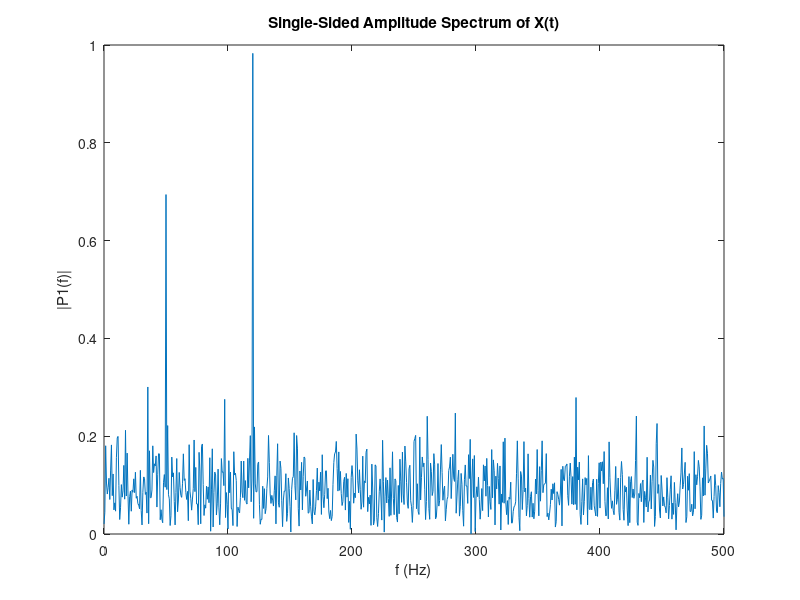

This figure's MATLAB source:
clc
clear
Fs = 1000;            % Sampling frequency                    
T = 1/Fs;             % Sampling period       
L = 1500;             % Length of signal
t = (0:L-1)*T;        % Time vector

S = 0.7*sin(2*pi*50*t) + sin(2*pi*120*t);
%plot(S)

X = S + 2*randn(size(t));

plot(1000*t(1:50),X(1:50))
title('Signal Corrupted with Zero-Mean Random Noise')
xlabel('t (milliseconds)')
ylabel('X(t)')

Y = fft(X);

P2 = abs(Y/L);
P1 = P2(1:L/2+1);
P1(2:end-1) = 2*P1(2:end-1);

f = Fs*(0:(L/2))/L;
plot(f,P1)
%plot(S)
title('Single-Sided Amplitude Spectrum of X(t)')
xlabel('f (Hz)')
ylabel('|P1(f)|')

% Y = fft(S);
% P2 = abs(Y/L);
% P1 = P2(1:L/2+1);
% P1(2:end-1) = 2*P1(2:end-1);
% 
% plot(f,P1) 
% title('Single-Sided Amplitude Spectrum of S(t)')
% xlabel('f (Hz)')
% ylabel('|P1(f)|')